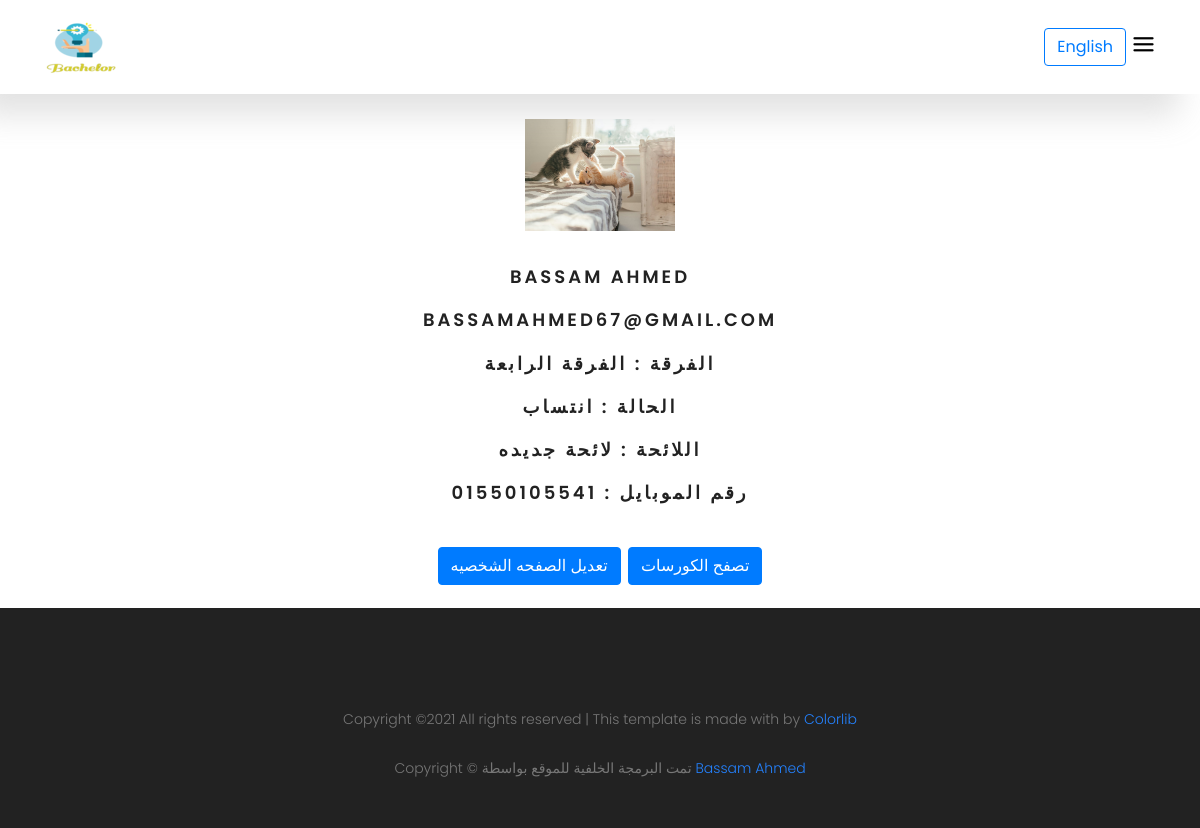
/ar/accounts/profile/ (signed in), run on the app's committed database.
### accounts/models.py (models this page shows, shortened)
class Profile(models.Model):
    user                  = models.OneToOneField(User , on_delete = models.CASCADE , null = True , blank = True)
    personal_image        = models.ImageField(upload_to = 'profile_images/' , blank = True , null = True , help_text = 'ارفع صوره خاصه بك إختيارياً')
    phone_regex           = RegexValidator(regex=r'^\+?1?\d{11}$', message="رقم الهاتف يجب أن يكون من 11 رقم و لا يبدأ برمز الدوله مثال 01200000000")
    phone_number          = models.CharField(validators=[phone_regex], max_length=17, blank=True)
    select_your_year      = models.CharField(max_length = 20 , blank = True , null = True , choices=MY_CHOICES , help_text = "اختار الفرقة الخاصة بك")
    select_your_status    = models.CharField(max_length = 10 , blank = True , null = True , choices=MY_STATUS , help_text = "اختار الفرقة الخاصة بك")
    select_your_regulation = models.CharField(max_length = 12 , blank = True , null = True , choices=MY_REGULATION , help_text = "اختار اللائحة الخاصة بك")

### accounts/views.py (the view)
# urls.py: path('profile/', views.profile_view , name = 'profileview'),
@login_required
def profile_view(request):
    private_profile = Profile.objects.get(user = request.user)
    context = {'pr_profile' : private_profile }
    return render(request , 'profile.html' , context)

### accounts/templates/profile.html (shortened to what this page needs)
{% extends 'base.html' %}
{% load static %}
{% load bootstrap4 %}
{% block body %}
{% if LANGUAGE_CODE == 'ar' %}
<div class='container mx-auto text-center mt-5'>
<div class="single-blog col-lg-12 col-md-12">
  {% if pr_profile.personal_image %}
  <img class="f-img img-fluid mx-auto" src="{{pr_profile.personal_image.url}}" width="150" height="150" border="1" alt="Image Is Found">
  {% else %}
  <img class="f-img img-fluid mx-auto" src="{% static 'img/noimage.png' %}" width="150" height="150" alt="No Image">
  {% endif %}
  <h4>
    <a href="#">{{pr_profile.user.first_name}} {{pr_profile.user.last_name}}</a> <br> <br>
    <a href="#">{{pr_profile.user.email}}</a> <br> <br>
    <a href="#">الفرقة : {{pr_profile.select_your_year}}</a> <br> <br>
    <a href="#">الحالة : {{pr_profile.select_your_status}}</a> <br> <br>
    <a href="#">اللائحة : {{pr_profile.select_your_regulation}}</a> <br> <br>
    <a href="#">رقم الموبايل : {{pr_profile.phone_number}}</a> <br> <br> <br>
    <a href="/accounts/profile/edit"> <button type="submit" class="btn btn-primary">تعديل الصفحه الشخصيه</button> </a>
    <a href="/firstyear"> <button type="submit" class="btn btn-primary">تصفح الكورسات</button> </a>
  </h4>
  <br>
</div>
</div>
{% endif  %}
{% endblock body %}

### templates/base.html (shortened to what this page needs)
<!DOCTYPE html>
{% load static %}
{% load i18n %}
<html lang="zxx" class="no-js">
<head>
    <link rel="stylesheet" href="{% static 'css/linearicons.css' %}">=
    <link rel="stylesheet" href="{% static 'css/font-awesome.min.css' %}">
    <link rel="stylesheet" href="{% static 'css/magnific-popup.css' %}">
    <link rel="stylesheet" href="{% static 'css/nice-select.css' %}">
    <link rel="stylesheet" href="https://code.jquery.com/ui/1.12.1/themes/base/jquery-ui.css">
    <link rel="stylesheet" href="{% static 'css/bootstrap.css' %}">
    <link rel="stylesheet" href="{% static 'css/main.css' %}">
    <link rel="stylesheet" href="{% static 'css/mystyle.css' %}">
    <link rel="stylesheet" href="{% static 'css/fontawesome.css' %}">
    <link rel="stylesheet" href="{% static 'css/all.css' %}">
  </head>
  <body>
{% if LANGUAGE_CODE == 'ar' %}
    <header class="default-header">
      <div class="container">
        <div class="header-wrap">
          <div class="header-top d-flex justify-content-between align-items-center">
            <div class="logo">
              <a href="/"><img src="{% static 'img/logo.png' %}" alt=""></a>
            </div>
            <div class="main-menubar d-flex align-items-center">
              <form type ='hidden' action="{% url 'set_language' %}" method="post">{% csrf_token %}
                {% get_current_language as LANGUAGE_CODE %}
                {% if LANGUAGE_CODE == 'ar' %}
                <button type="submit" name="language" value="en" class = 'btn btn-outline-primary mr-5'>English</button>
                {% else %}
                <button type="submit" name="language" value="ar" class='btn btn-outline-primary mr-5'>العربية</button>
                {% endif %}
              </form>
              <div class="menu-bar"><span class="lnr lnr-menu"></span></div>
            </div>
          </div>
        </div>
      </div>
    </header>
{% endif %}
{% block body %}
{% endblock body %}
    <footer class="footer-area ">
      <div class="container">
        <div class="row">
          <div class="col-lg-12 col-md-12 text-center">
            <p class="col-lg-12 footer-text mb-1">
            Copyright &copy;<script>document.write(new Date().getFullYear());</script> All rights reserved | This template is made with </i> by <a href="https://colorlib.com" target="_blank">Colorlib</a>
            </p><br>
            {% if LANGUAGE_CODE == 'ar' %}
            <p class="col-lg-12 footer-text mb-5">
            Copyright &copy; تمت البرمجة الخلفية للموقع </i> بواسطة <a href="https://www.facebook.com/Bassam.Ahmed.Official" target="_blank">Bassam Ahmed</a>
            </p>
          {% else %}
          <p class="col-lg-12 footer-text mb-5">
          Copyright &copy; Website back-end programming done </i> with : <a href="https://www.facebook.com/Bassam.Ahmed.Official" target="_blank">Bassam Ahmed</a>
          </p>
          {% endif %}
          </div>
      </div>
    </footer>
  </body>
</html>

### static/css/main.css (style rules this page uses)
body { color: #777777; font-family: "Poppins", sans-serif; font-size: 14px; font-weight: 300; line-height: 1.625em; position: relative; }
a { -webkit-transition: all 0.3s ease 0s; -moz-transition: all 0.3s ease 0s; -o-transition: all 0.3s ease 0s; transition: all 0.3s ease 0s; }
a, a:focus, a:hover { text-decoration: none; outline: 0; }
h1, h2, h3, h4, h5, h6 { font-family: "Poppins", sans-serif; color: #222222; line-height: 1.2em !important; margin-bottom: 0; margin-top: 0; font-weight: 600; }
h4, .h4 { font-size: 20px; }
.mr-5 { margin-right: 5px !important; }
.mb-5 { margin-bottom: 5px; }
.text-center { text-align: center; }
h4 { font-size: 18px; }
h1, h2, h3, h4, h5, h6 { line-height: 1.5em; }
body { position: relative; }
.default-header { padding: 5px 0; position: absolute; top: 0; left: 0; width: 100%; z-index: 9; }
.menu-bar { cursor: pointer; }
.menu-bar span { color: #000; font-size: 24px; }
.main-menubar { position: relative; }
.lnr { font-weight: 700; }
.default-header { background-color: #fff; padding: 20px 0; width: 100% !important; box-shadow: -21.213px 21.213px 30px 0px rgba(158, 158, 158, 0.3); }
.single-blog h4 { text-transform: uppercase; font-weight: 600; letter-spacing: 3px; margin-top: 35px; }
.single-blog a { color: #222; }
.single-blog .f-img { -webkit-transition: all 0.3s ease 0s; -moz-transition: all 0.3s ease 0s; -o-transition: all 0.3s ease 0s; transition: all 0.3s ease 0s; }
.footer-area { padding-top: 100px; background-color: #222222; }
p { color: #777; }
.footer-text { color: #777; }
.footer-text a, .footer-text i { color: #2482ff; }

### data on the page
Profile: personal_image (picture), user.first_name "BASSAM", user.last_name "AHMED", user.email "BASSAMAHMED67@GMAIL.COM", select_your_year "الفرقة الرابعة", select_your_status "انتساب", select_your_regulation "لائحة جديده", phone_number "01550105541"
